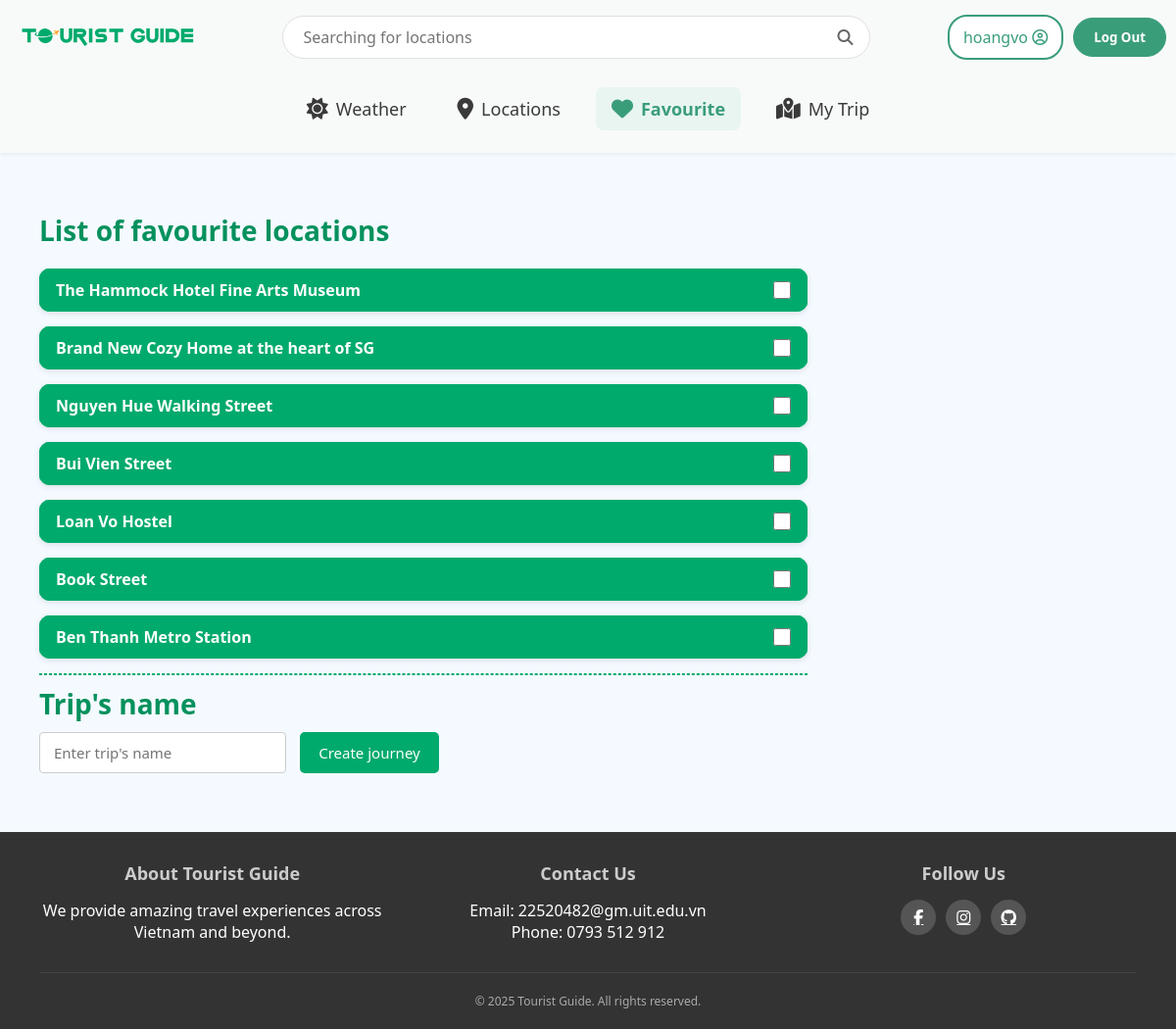
The app's page /trip/favourite/ (signed in) with its own data.
### location/models.py (models this page shows, shortened)
class Location(models.Model):
    favourited_by = models.ManyToManyField(User, related_name="favourite_locations", blank=True)
    code = models.CharField(max_length=10, unique=True)
    location = models.CharField(max_length = 64)
    type = models.CharField(max_length=18, default = "")
    tags = models.TextField(default = "")
    rating = models.FloatField(default = 5)
    open_time = models.TimeField(default = time(0,0))
    close_time = models.TimeField(default = time(23,59))
    ticket_info = models.CharField(max_length = 100, default = "")
    address = models.CharField(max_length = 100, default = "")
    image_path = models.CharField(max_length=255, default='')
    description = models.TextField(default="")
    long_description = models.TextField(default="")
    coordinate = models.CharField(max_length = 40, default = "")

### trip/views.py (the view, shortened to what this page needs)
# urls.py: path('favourite/',views.favourite, name = 'favourite'),
@login_required
def favourite(request):
    locations = Location.objects.filter(favourited_by=request.user)
    return render(request, "favourite.html", {
        'locations': locations
    })

### trip/templates/favourite.html (shortened to what this page needs)
{% extends 'layout.html' %}
{% load static %}
{% block css %}
<link rel="stylesheet" href="{% static 'css/favourite.css' %}">
{% endblock %}
{% block body %}
<div class="favourite-container">
	<h2 class="favourite-header">List of favourite locations</h2>
	{% if locations %}
	<form method="POST" action="{% url 'my_trip' %}">
		{% for location in locations %}
		<div class="favourite-location-card">
			<summary class="location-summary">
				<label>{{ location.location }}</label>
				<input type="checkbox" name="locations" value="{{ location.id }}">
			</summary>
		</div>
		{% endfor %}
		<hr class="dashed-line">
		<div class="trip">
			<h3 class="trip-name">Trip's name</h3>
			<input id="type-name" type="text" name="path_name" placeholder="Enter trip's name" required>
			<button type="submit">Create journey</button>
		</div>
	</form>
	{% else %}
	<p>No locations in the list yet.</p>
	{% endif %}
</div>
{% endblock %}

### location/templates/layout.html (shortened to what this page needs)
{% load static %}
<!DOCTYPE html>
<html lang="en-US" lang="vi">
<head>
    <link rel="stylesheet" href="{% static 'css/layout.css' %}?v={{ timestamp }}">
    <link rel="stylesheet" href="https://cdnjs.cloudflare.com/ajax/libs/font-awesome/6.5.0/css/all.min.css">
    {% block css %}{% endblock %}
</head>
<body>
    <div class="wrapper">
        <header>
            <div class="header-container">
                <div class="logo">
                    <a href="{% url 'homepage' %}">
                        <picture>
                            <img src="{% static 'img/logo-tourist-guide.svg' %}" alt="">
                        </picture>
                    </a>
                </div>
                <div class="search-bar">
                    <form method="get" action="{% url 'locations' %}">
                        <input type="text" name="search" placeholder="Searching for locations"
                            value="{{ current_filters.search|default_if_none:'' }}">
                        <button type="submit" class="search-button"><i class="fas fa-search"></i></button>
                    </form>
                </div>
                {% if not user.is_authenticated %}
                <div class="nav-buttons">
                    <a href="{% url 'login' %}"><button class="nav-button secondary">Sign In</button></a>
                    <a href="{% url 'register'%}"><button class="nav-button primary">Sign Up</button></a>
                </div>
                {% else %}
                <div class="user-block">
                    <div class="dropbtn">
                        {{user.username}}
                        <i class="far fa-user-circle"></i>
                    </div>
                    {% if user.is_authenticated %}
                    <form action="{% url 'logout' %}" method="post" style="display: inline;">
                        <a href="{% url 'logout' %}"><button type="submit" class="logout-button">Log Out</button></a>
                    </form>
                    {% endif %}
                </div>
                {% endif %}
            </div>
            <ul class="nav-tabs">
                <li><a href="{% url 'weather' %}"
                        class="{% if request.resolver_match.url_name == 'weather' %}active{% endif %}"><i
                            class="fa-solid fa-sun"></i>Weather</a></li>
                <li><a href="{% url 'locations' %}"
                        class="{% if request.resolver_match.url_name == 'locations' %}active{% endif %}"><i
                            class="fas fa-map-marker-alt"></i>Locations</a></li>
                <li><a href="{% url 'favourite' %}"
                        class="{% if request.resolver_match.url_name == 'favourite' %}active{% endif %}"><i
                            class="fas fa-heart"></i>Favourite</a></li>
                <li><a href="{% url 'my_trip' %}"
                        class="{% if request.resolver_match.url_name == 'my_trip' %}active{% endif %}"><i
                            class="fas fa-map-marked-alt"></i>My Trip</a></li>
            </ul>
        </header>
        <main>
            {% block body %}
            {% endblock %}
        </main>
        <footer>
            <div class="footer-container">
                <div class="footer-grid">
                    <div class="footer-column">
                        <h3>About Tourist Guide</h3>
                        <p>We provide amazing travel experiences across Vietnam and beyond.</p>
                    </div>
                    <div class="footer-column">
                        <h3>Contact Us</h3>
                        <p>Email: 22520482@gm.uit.edu.vn</p>
                        <p>Phone: 0793 512 912</p>
                    </div>
                    <div class="footer-column">
                        <h3>Follow Us</h3>
                        <div class="social-links">
                            <a href="https://www.facebook.com/quangnhathoang.vo.3" title="Facebook"><i class="fab fa-facebook-f"></i></a>
                            <a href="https://www.instagram.com/hoangvoquangnhat/" title="Instagram"><i class="fab fa-instagram"></i></a>
                            <a href="https://github.com/howardVoxcan" title="GitHub"><i class="fab fa-github"></i></a>
                        </div>
                    </div>
                </div>
                <div class="footer-bottom">
                    <p>&copy; 2025 Tourist Guide. All rights reserved.</p>
                </div>
            </div>
        </footer>
    </div>
</body>
</html>

### location/static/css/layout.css (style rules this page uses)
:root { --main-green: #3a9d7a; --hover-green: #2c8a68; --light-green-bg: #e8f5f1; --text-dark: #3a3a3a; --text-light: #fff; --border-color: #e0e0e0; --shadow-light: rgba(0, 0, 0, 0.05); }
* { margin: 0; padding: 0; box-sizing: border-box; font-family: 'Segoe UI', Tahoma, Geneva, Verdana, sans-serif; }
html { overflow-y: scroll; overflow-x: hidden; }
body { background-color: #f4faff; color: var(--text-dark); }
.wrapper { min-height: 100vh; display: flex; flex-direction: column; }
header { background-color: #f8faf9; padding: 15px 0; box-shadow: 0 2px 4px var(--shadow-light); position: sticky; top: 0; z-index: 100; width: 100%; }
.header-container { max-width: 1200px; margin: 0 auto 20px auto; display: flex; align-items: center; justify-content: space-between; padding: 0 10px; }
.logo a { display: flex; }
.logo picture { width: 200px; }
.logo img { width: 100%; object-fit: cover; }
.search-bar { flex: 1; max-width: 600px; position: relative; }
.search-bar form { position: relative; display: flex; align-items: center; }
.search-bar input { width: 100%; padding: 10px 20px; border: 1px solid var(--border-color); border-radius: 24px; font-size: 16px; outline: none; transition: border-color 0.3s; padding-right: 40px; }
.search-button { position: absolute; right: 12px; top: 50%; transform: translateY(-50%); background: none; border: none; cursor: pointer; padding: 6px; border-radius: 50%; transition: background-color 0.3s ease; display: flex; align-items: center; justify-content: center; }
.search-button i { color: #666; font-size: 16px; transition: color 0.3s ease; }
.user-block { display: flex; align-items: center; gap: 10px; }
.dropbtn { background-color: white; color: var(--main-green); padding: 10px 14px; font-size: 16px; border: 2px solid var(--main-green); border-radius: 20px; }
.logout-button { padding: 10px 20px; border-radius: 20px; border: 1px solid var(--main-green); background-color: var(--main-green); color: white; font-weight: bold; cursor: pointer; }
.nav-tabs { display: flex; justify-content: center; list-style: none; background-color: transparent; padding: 8px 0; gap: 20px; }
.nav-tabs li { font-size: 18px; }
.nav-tabs a { display: flex; align-items: center; padding: 10px 16px; color: var(--text-dark); text-decoration: none; border-radius: 8px; transition: background-color 0.3s, color 0.3s; }
.nav-tabs a i { margin-right: 8px; font-size: 22px; }
.nav-tabs a.active { background-color: var(--light-green-bg); color: var(--main-green); font-weight: bold; }
main { flex: 1; padding: 20px; }
footer { background-color: #333; color: white; padding: 20px; text-align: center; }
.footer-container { max-width: 1200px; margin: 0 auto; padding: 0 20px; }
.footer-grid { display: grid; grid-template-columns: repeat(auto-fit, minmax(200px, 1fr)); gap: 30px; margin-bottom: 30px; }
.footer-column h3 { font-size: 18px; margin-bottom: 15px; color: #ccc; }
.footer-bottom { border-top: 1px solid #444; padding-top: 20px; font-size: 12px; color: #aaa; }
.social-links { display: flex; justify-content: center; gap: 10px; }
.social-links a { width: 36px; height: 36px; border-radius: 50%; background-color: #555; color: white; display: flex; align-items: center; justify-content: center; transition: background-color 0.3s; }

### trip/static/favourite.css (style rules this page uses)
.favourite-container { max-width: 1200px; margin: 20px auto; padding: 20px; }
.favourite-header { font-size: 28px; color: #05915d; margin-bottom: 20px; text-align: left; }
.favourite-location-card { width: 70%; background: #fff; border-radius: 10px; box-shadow: 0 2px 6px rgba(0, 0, 0, 0.1); margin-bottom: 15px; margin-top: 15px; overflow: hidden; transition: transform 0.2s ease; }
.location-summary { background-color: #00aa6c; border: 1px #00aa6c solid; display: flex; justify-content: space-between; align-items: center; padding: 10px 16px; font-weight: bold; color: white; }
.location-summary label { margin: 0; font-size: 16px; flex-grow: 1; }
.location-summary input[type="checkbox"] { width: 18px; height: 18px; margin-left: 12px; cursor: pointer; }
.dashed-line { width: 70%; border: 1px dashed #00aa6c; }
h3 { font-size: 28px; color: #05915d; margin: 10px 0; }
.trip button { padding: 10px 18px; background-color: #00aa6c; color: white; font-weight: 500; border: 1px dashed #00aa6c; border-radius: 5px; cursor: pointer; font-size: 15px; cursor: pointer; }
#type-name { margin-right: 10px; padding: 10px 14px; border: 1px solid #ccc; border-radius: 4px; font-size: 15px; min-width: 150px; }

### records on screen
Location: location "The Hammock Hotel Fine Arts Museum"
Location: location "Brand New Cozy Home at the heart of SG"
Location: location "Nguyen Hue Walking Street"
Location: location "Bui Vien Street"
Location: location "Loan Vo Hostel"
Location: location "Book Street"
Location: location "Ben Thanh Metro Station"

### other values on screen
{{ user.username }} "hoangvo"
